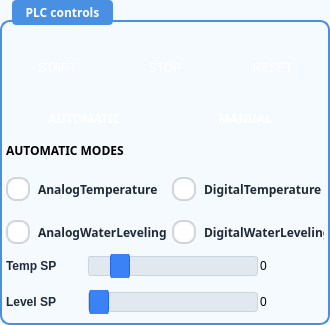
                <widget class="QGroupBox" name="groupBox_plcPidTankValveControl_2">
                 <property name="sizePolicy">
                  <sizepolicy hsizetype="Fixed" vsizetype="Expanding">
                   <horstretch>0</horstretch>
                   <verstretch>0</verstretch>
                  </sizepolicy>
                 </property>
                 <property name="minimumSize">
                  <size>
                   <width>330</width>
                   <height>325</height>
                  </size>
                 </property>
                 <property name="maximumSize">
                  <size>
                   <width>300</width>
                   <height>700</height>
                  </size>
                 </property>
                 <property name="palette">
                  <palette>
                   <active>
                    <colorrole role="WindowText">
                     <brush brushstyle="SolidPattern">
                      <color alpha="255">
                       <red>30</red>
                       <green>41</green>
                       <blue>59</blue>
                      </color>
                     </brush>
                    </colorrole>
                    <colorrole role="Button">
                     <brush brushstyle="SolidPattern">
                      <color alpha="255">
                       <red>245</red>
                       <green>250</green>
                       <blue>255</blue>
                      </color>
                     </brush>
                    </colorrole>
                    <colorrole role="Text">
                     <brush brushstyle="SolidPattern">
                      <color alpha="255">
                       <red>30</red>
                       <green>41</green>
                       <blue>59</blue>
                      </color>
                     </brush>
                    </colorrole>
                    <colorrole role="ButtonText">
                     <brush brushstyle="SolidPattern">
                      <color alpha="255">
                       <red>30</red>
                       <green>41</green>
                       <blue>59</blue>
                      </color>
                     </brush>
                    </colorrole>
                    <colorrole role="Base">
                     <brush brushstyle="SolidPattern">
                      <color alpha="255">
                       <red>245</red>
                       <green>250</green>
                       <blue>255</blue>
                      </color>
                     </brush>
                    </colorrole>
                    <colorrole role="Window">
                     <brush brushstyle="SolidPattern">
                      <color alpha="255">
                       <red>245</red>
                       <green>250</green>
                       <blue>255</blue>
                      </color>
                     </brush>
                    </colorrole>
                   </active>
                   <inactive>
                    <colorrole role="WindowText">
                     <brush brushstyle="SolidPattern">
                      <color alpha="255">
                       <red>30</red>
                       <green>41</green>
                       <blue>59</blue>
                      </color>
                     </brush>
                    </colorrole>
                    <colorrole role="Button">
                     <brush brushstyle="SolidPattern">
                      <color alpha="255">
                       <red>245</red>
                       <green>250</green>
                       <blue>255</blue>
                      </color>
                     </brush>
                    </colorrole>
                    <colorrole role="Text">
                     <brush brushstyle="SolidPattern">
                      <color alpha="255">
                       <red>30</red>
                       <green>41</green>
                       <blue>59</blue>
                      </color>
                     </brush>
                    </colorrole>
                    <colorrole role="ButtonText">
                     <brush brushstyle="SolidPattern">
                      <color alpha="255">
                       <red>30</red>
                       <green>41</green>
                       <blue>59</blue>
                      </color>
                     </brush>
                    </colorrole>
                    <colorrole role="Base">
                     <brush brushstyle="SolidPattern">
                      <color alpha="255">
                       <red>245</red>
                       <green>250</green>
                       <blue>255</blue>
                      </color>
                     </brush>
                    </colorrole>
                    <colorrole role="Window">
                     <brush brushstyle="SolidPattern">
                      <color alpha="255">
                       <red>245</red>
                       <green>250</green>
                       <blue>255</blue>
                      </color>
                     </brush>
                    </colorrole>
                   </inactive>
                   <disabled>
                    <colorrole role="WindowText">
                     <brush brushstyle="SolidPattern">
                      <color alpha="255">
                       <red>30</red>
                       <green>41</green>
                       <blue>59</blue>
                      </color>
                     </brush>
                    </colorrole>
                    <colorrole role="Button">
                     <brush brushstyle="SolidPattern">
                      <color alpha="255">
                       <red>245</red>
                       <green>250</green>
                       <blue>255</blue>
                      </color>
                     </brush>
                    </colorrole>
                    <colorrole role="Text">
                     <brush brushstyle="SolidPattern">
                      <color alpha="255">
                       <red>30</red>
                       <green>41</green>
                       <blue>59</blue>
                      </color>
                     </brush>
                    </colorrole>
                    <colorrole role="ButtonText">
                     <brush brushstyle="SolidPattern">
                      <color alpha="255">
                       <red>30</red>
                       <green>41</green>
                       <blue>59</blue>
                      </color>
                     </brush>
                    </colorrole>
                    <colorrole role="Base">
                     <brush brushstyle="SolidPattern">
                      <color alpha="255">
                       <red>245</red>
                       <green>250</green>
                       <blue>255</blue>
                      </color>
                     </brush>
                    </colorrole>
                    <colorrole role="Window">
                     <brush brushstyle="SolidPattern">
                      <color alpha="255">
                       <red>245</red>
                       <green>250</green>
                       <blue>255</blue>
                      </color>
                     </brush>
                    </colorrole>
                   </disabled>
                  </palette>
                 </property>
                 <property name="font">
                  <font>
                   <family>Segoe UI,Arial,sans-serif</family>
                   <weight>62</weight>
                   <bold>true</bold>
                  </font>
                 </property>
                 <property name="styleSheet">
                  <string notr="true">QGroupBox {
  border: 1.5px solid #4a90e2;
  border-radius: 10px;
  margin-top: 20px;
  padding-top: 24px;
  background-color: #f5faff;
  font-weight: 500;
}

QGroupBox::title {
  subcontrol-origin: margin;
  subcontrol-position: top left;
  left: 12px;
  padding: 4px 12px;
  background-color: #4a90e2;
  color: #ffffff;
  border-radius: 4px;
  font-weight: 600;
  font-size 9pt;
}

/* Radio Button Container */
QRadioButton {
    spacing: 8px;
    color: #1f2937;
    font-weight: 500;
}

/* Radio Button Indicator (Circle) */
QRadioButton::indicator {
    width: 20px;
    height: 20px;
    border-radius: 10px;
    border: 2px solid #d1d5db;
    background-color: white;
}

/* Hover State */
QRadioButton::indicator:hover {
    border: 2px solid #3b82f6;
    background-color: qlineargradient(spread:pad, x1:0, y1:0, x2:0, y2:1,
        stop:0 rgba(255, 255, 255, 255),
        stop:1 rgba(239, 246, 255, 255));
}

/* Checked State */
QRadioButton::indicator:checked {
    border: 2px solid #3b82f6;
    background-color: qlineargradient(spread:pad, x1:0, y1:0, x2:0, y2:1,
        stop:0 rgba(96, 165, 250, 255),
        stop:0.5 rgba(59, 130, 246, 255),
        stop:1 rgba(37, 99, 235, 255));
}

/* Checked Hover State */
QRadioButton::indicator:checked:hover {
    border: 2px solid #2563eb;
    background-color: qlineargradient(spread:pad, x1:0, y1:0, x2:0, y2:1,
        stop:0 rgba(147, 197, 253, 255),
        stop:0.5 rgba(96, 165, 250, 255),
        stop:1 rgba(59, 130, 246, 255));
}

/* Pressed State */
QRadioButton::indicator:pressed {
    border: 2px solid #1d4ed8;
    background-color: qlineargradient(spread:pad, x1:0, y1:0, x2:0, y2:1,
        stop:0 rgba(29, 78, 216, 255),
        stop:0.5 rgba(30, 64, 175, 255),
        stop:1 rgba(23, 37, 84, 255));
}

/* Disabled State */
QRadioButton::indicator:disabled {
    border: 2px solid #e5e7eb;
    background-color: #f3f4f6;
}

QRadioButton:disabled {
    color: #9ca3af;
}</string>
                 </property>
                 <property name="title">
                  <string>PLC controls</string>
                 </property>
                 <layout class="QVBoxLayout" name="verticalLayout_9">
                  <property name="spacing">
                   <number>4</number>
                  </property>
                  <property name="leftMargin">
                   <number>4</number>
                  </property>
                  <property name="topMargin">
                   <number>0</number>
                  </property>
                  <property name="rightMargin">
                   <number>4</number>
                  </property>
                  <property name="bottomMargin">
                   <number>4</number>
                  </property>
                  <item>
                   <layout class="QHBoxLayout" name="startstopresetPidTankValve">
                    <item>
                     <widget class="QPushButton" name="pushButton_PidValveStart">
                      <property name="sizePolicy">
                       <sizepolicy hsizetype="Expanding" vsizetype="Fixed">
                        <horstretch>0</horstretch>
                        <verstretch>0</verstretch>
                       </sizepolicy>
                      </property>
                      <property name="minimumSize">
                       <size>
                        <width>0</width>
                        <height>44</height>
                       </size>
                      </property>
                      <property name="styleSheet">
                       <string notr="true">/* Groen */
QPushButton {
    background-color: qlineargradient(spread:pad, x1:0, y1:0, x2:1, y2:0, 
        stop:0 rgba(16, 185, 129, 255), 
        stop:1 rgba(52, 211, 153, 255));
    color: white;
    border: none;
    border-radius: 8px;
    padding: 12px;
}

QPushButton:hover {
    background-color: qlineargradient(spread:pad, x1:0, y1:0, x2:0, y2:1, 
        stop:0 rgba(110, 231, 183, 255), 
        stop:0.5 rgba(52, 211, 153, 255), 
        stop:1 rgba(16, 185, 129, 255));
}

QPushButton:pressed {
    background-color: qlineargradient(spread:pad, x1:0, y1:0, x2:0, y2:1, 
        stop:0 rgba(5, 150, 105, 255), 
        stop:0.5 rgba(4, 120, 87, 255), 
        stop:1 rgba(6, 78, 59, 255));
}</string>
                      </property>
                      <property name="text">
                       <string>START</string>
                      </property>
                     </widget>
                    </item>
                    <item>
                     <widget class="QPushButton" name="pushButton_PidValveStop">
                      <property name="sizePolicy">
                       <sizepolicy hsizetype="Expanding" vsizetype="Fixed">
                        <horstretch>0</horstretch>
                        <verstretch>0</verstretch>
                       </sizepolicy>
                      </property>
                      <property name="minimumSize">
                       <size>
                        <width>0</width>
                        <height>44</height>
                       </size>
                      </property>
                      <property name="styleSheet">
                       <string notr="true">QPushButton {
    background-color: qlineargradient(spread:pad, x1:0, y1:0, x2:1, y2:0, 
        stop:0 rgba(220, 38, 38, 255), 
        stop:1 rgba(239, 68, 68, 255));
    color: white;
    border: none;
    border-radius: 8px;
    padding: 12px;
}

QPushButton:hover {
    background-color: qlineargradient(spread:pad, x1:0, y1:0, x2:0, y2:1, 
        stop:0 rgba(248, 113, 113, 255), 
        stop:0.5 rgba(239, 68, 68, 255), 
        stop:1 rgba(220, 38, 38, 255));
}

QPushButton:pressed {
    background-color: qlineargradient(spread:pad, x1:0, y1:0, x2:0, y2:1, 
        stop:0 rgba(185, 28, 28, 255), 
        stop:0.5 rgba(153, 27, 27, 255), 
        stop:1 rgba(127, 29, 29, 255));
}</string>
                      </property>
                      <property name="text">
                       <string>STOP</string>
                      </property>
                     </widget>
                    </item>
                    <item>
                     <widget class="QPushButton" name="pushButton_PidValveReset">
                      <property name="sizePolicy">
                       <sizepolicy hsizetype="Expanding" vsizetype="Fixed">
                        <horstretch>0</horstretch>
                        <verstretch>0</verstretch>
                       </sizepolicy>
                      </property>
                      <property name="minimumSize">
                       <size>
                        <width>0</width>
                        <height>44</height>
                       </size>
                      </property>
                      <property name="styleSheet">
                       <string notr="true">/* Blauw */
QPushButton {
    background-color: qlineargradient(spread:pad, x1:0, y1:0, x2:1, y2:0, 
        stop:0 rgba(37, 99, 235, 255), 
        stop:1 rgba(59, 130, 246, 255));
    color: white;
    border: none;
    border-radius: 8px;
    padding: 12px;
}

QPushButton:hover {
    background-color: qlineargradient(spread:pad, x1:0, y1:0, x2:0, y2:1, 
        stop:0 rgba(96, 165, 250, 255), 
        stop:0.5 rgba(59, 130, 246, 255), 
        stop:1 rgba(37, 99, 235, 255));
}

QPushButton:pressed {
    background-color: qlineargradient(spread:pad, x1:0, y1:0, x2:0, y2:1, 
        stop:0 rgba(29, 78, 216, 255), 
        stop:0.5 rgba(30, 64, 175, 255), 
        stop:1 rgba(23, 37, 84, 255));
}</string>
                      </property>
                      <property name="text">
                       <string>RESET</string>
                      </property>
                     </widget>
                    </item>
                   </layout>
                  </item>
                  <item>
                   <layout class="QHBoxLayout" name="ManAutoPidTankValve">
                    <item>
                     <layout class="QHBoxLayout" name="horizontalLayout_22">
                      <item>
                       <widget class="QPushButton" name="pushButton_PidValveAuto">
                        <property name="sizePolicy">
                         <sizepolicy hsizetype="Expanding" vsizetype="Expanding">
                          <horstretch>0</horstretch>
                          <verstretch>0</verstretch>
                         </sizepolicy>
                        </property>
                        <property name="minimumSize">
                         <size>
                          <width>0</width>
                          <height>44</height>
                         </size>
                        </property>
                        <property name="maximumSize">
                         <size>
                          <width>200</width>
                          <height>40</height>
                         </size>
                        </property>
                        <property name="font">
                         <font>
                          <family>Segoe UI,Arial,sans-serif</family>
                          <weight>75</weight>
                          <bold>true</bold>
                         </font>
                        </property>
                        <property name="styleSheet">
                         <string notr="true">/* Blauw */
QPushButton {
    background-color: qlineargradient(spread:pad, x1:0, y1:0, x2:1, y2:0, 
        stop:0 rgba(37, 99, 235, 255), 
        stop:1 rgba(59, 130, 246, 255));
    color: white;
    border: none;
    border-radius: 8px;
    padding: 12px;
}

QPushButton:hover {
    background-color: qlineargradient(spread:pad, x1:0, y1:0, x2:0, y2:1, 
        stop:0 rgba(96, 165, 250, 255), 
        stop:0.5 rgba(59, 130, 246, 255), 
        stop:1 rgba(37, 99, 235, 255));
}

QPushButton:pressed {
    background-color: qlineargradient(spread:pad, x1:0, y1:0, x2:0, y2:1, 
        stop:0 rgba(29, 78, 216, 255), 
        stop:0.5 rgba(30, 64, 175, 255), 
        stop:1 rgba(23, 37, 84, 255));
}</string>
                        </property>
                        <property name="text">
                         <string>AUTOMATIC</string>
                        </property>
                        <property name="iconSize">
                         <size>
                          <width>60</width>
                          <height>60</height>
                         </size>
                        </property>
                        <property name="checkable">
                         <bool>false</bool>
                        </property>
                        <property name="autoExclusive">
                         <bool>false</bool>
                        </property>
                       </widget>
                      </item>
                      <item>
                       <widget class="QPushButton" name="pushButton_PidValveMan">
                        <property name="sizePolicy">
                         <sizepolicy hsizetype="Expanding" vsizetype="Expanding">
                          <horstretch>0</horstretch>
                          <verstretch>0</verstretch>
                         </sizepolicy>
                        </property>
                        <property name="minimumSize">
                         <size>
                          <width>80</width>
                          <height>44</height>
                         </size>
                        </property>
                        <property name="maximumSize">
                         <size>
                          <width>200</width>
                          <height>40</height>
                         </size>
                        </property>
                        <property name="font">
                         <font>
                          <family>Segoe UI,Arial,sans-serif</family>
                          <weight>75</weight>
                          <bold>true</bold>
                         </font>
                        </property>
                        <property name="styleSheet">
                         <string notr="true">/* Blauw */
QPushButton {
    background-color: qlineargradient(spread:pad, x1:0, y1:0, x2:1, y2:0, 
        stop:0 rgba(37, 99, 235, 255), 
        stop:1 rgba(59, 130, 246, 255));
    color: white;
    border: none;
    border-radius: 8px;
    padding: 12px;
}

QPushButton:hover {
    background-color: qlineargradient(spread:pad, x1:0, y1:0, x2:0, y2:1, 
        stop:0 rgba(96, 165, 250, 255), 
        stop:0.5 rgba(59, 130, 246, 255), 
        stop:1 rgba(37, 99, 235, 255));
}

QPushButton:pressed {
    background-color: qlineargradient(spread:pad, x1:0, y1:0, x2:0, y2:1, 
        stop:0 rgba(29, 78, 216, 255), 
        stop:0.5 rgba(30, 64, 175, 255), 
        stop:1 rgba(23, 37, 84, 255));
}</string>
                        </property>
                        <property name="text">
                         <string>MANUAL</string>
                        </property>
                        <property name="iconSize">
                         <size>
                          <width>60</width>
                          <height>60</height>
                         </size>
                        </property>
                        <property name="checkable">
                         <bool>false</bool>
                        </property>
                        <property name="autoExclusive">
                         <bool>false</bool>
                        </property>
                       </widget>
                      </item>
                     </layout>
                    </item>
                   </layout>
                  </item>
                  <item>
                   <layout class="QFormLayout" name="AutoModesPidTankValve">
                    <property name="verticalSpacing">
                     <number>2</number>
                    </property>
                    <item row="0" column="0" colspan="2">
                     <widget class="QLabel" name="label_67">
                      <property name="font">
                       <font>
                        <family>Segoe UI,Arial,sans-serif</family>
                        <weight>75</weight>
                        <bold>true</bold>
                       </font>
                      </property>
                      <property name="text">
                       <string>AUTOMATIC MODES </string>
                      </property>
                     </widget>
                    </item>
                    <item row="1" column="0">
                     <widget class="QRadioButton" name="radioButton_PidTankValveAItemp">
                      <property name="sizePolicy">
                       <sizepolicy hsizetype="Expanding" vsizetype="Expanding">
                        <horstretch>0</horstretch>
                        <verstretch>0</verstretch>
                       </sizepolicy>
                      </property>
                      <property name="minimumSize">
                       <size>
                        <width>60</width>
                        <height>26</height>
                       </size>
                      </property>
                      <property name="font">
                       <font>
                        <family>Segoe UI,Arial,sans-serif</family>
                        <weight>62</weight>
                        <bold>true</bold>
                       </font>
                      </property>
                      <property name="text">
                       <string>AnalogTemperature</string>
                      </property>
                     </widget>
                    </item>
                    <item row="1" column="1">
                     <widget class="QRadioButton" name="radioButton_PidTankValveDItemp">
                      <property name="sizePolicy">
                       <sizepolicy hsizetype="Expanding" vsizetype="Expanding">
                        <horstretch>0</horstretch>
                        <verstretch>0</verstretch>
                       </sizepolicy>
                      </property>
                      <property name="minimumSize">
                       <size>
                        <width>60</width>
                        <height>26</height>
                       </size>
                      </property>
                      <property name="font">
                       <font>
                        <family>Segoe UI,Arial,sans-serif</family>
                        <weight>62</weight>
                        <bold>true</bold>
                       </font>
                      </property>
                      <property name="text">
                       <string>DigitalTemperature</string>
                      </property>
                     </widget>
                    </item>
                    <item row="2" column="0">
                     <widget class="QRadioButton" name="radioButton_PidTankValveAIlevel">
                      <property name="sizePolicy">
                       <sizepolicy hsizetype="Expanding" vsizetype="Fixed">
                        <horstretch>0</horstretch>
                        <verstretch>0</verstretch>
                       </sizepolicy>
                      </property>
                      <property name="minimumSize">
                       <size>
                        <width>60</width>
                        <height>26</height>
                       </size>
                      </property>
                      <property name="font">
                       <font>
                        <family>Segoe UI,Arial,sans-serif</family>
                        <weight>62</weight>
                        <bold>true</bold>
                       </font>
                      </property>
                      <property name="text">
                       <string>AnalogWaterLeveling</string>
                      </property>
                     </widget>
                    </item>
                    <item row="2" column="1">
                     <widget class="QRadioButton" name="radioButton_PidTankValveDIlevel">
                      <property name="sizePolicy">
                       <sizepolicy hsizetype="Expanding" vsizetype="Fixed">
                        <horstretch>0</horstretch>
                        <verstretch>0</verstretch>
                       </sizepolicy>
                      </property>
                      <property name="minimumSize">
                       <size>
                        <width>60</width>
                        <height>26</height>
                       </size>
                      </property>
                      <property name="font">
                       <font>
                        <family>Segoe UI,Arial,sans-serif</family>
                        <weight>62</weight>
                        <bold>true</bold>
                       </font>
                      </property>
                      <property name="text">
                       <string>DigitalWaterLeveling</string>
                      </property>
                     </widget>
                    </item>
                   </layout>
                  </item>
                  <item>
                   <layout class="QVBoxLayout" name="SPSlidersPidTanKValve">
                    <property name="spacing">
                     <number>2</number>
                    </property>
                    <item>
                     <layout class="QHBoxLayout" name="horizontalLayout_9">
                      <item>
                       <widget class="QLabel" name="label_slider1_2">
                        <property name="minimumSize">
                         <size>
                          <width>80</width>
                          <height>0</height>
                         </size>
                        </property>
                        <property name="styleSheet">
                         <string notr="true">color: #1e293b; font-weight: 600;</string>
                        </property>
                        <property name="text">
                         <string>Temp SP</string>
                        </property>
                       </widget>
                      </item>
                      <item>
                       <widget class="QSlider" name="slider_PidTankTempSP">
                        <property name="minimumSize">
                         <size>
                          <width>170</width>
                          <height>24</height>
                         </size>
                        </property>
                        <property name="maximumSize">
                         <size>
                          <width>100</width>
                          <height>24</height>
                         </size>
                        </property>
                        <property name="styleSheet">
                         <string notr="true">
QSlider::groove:horizontal {
  border: 1px solid #cbd5e0;
  background: #e2e8f0;
  margin: 2px 0;
  border-radius: 3px;
}
QSlider::handle:horizontal {
  background: #3b82f6;
  border: 1px solid #2563eb;
  width: 18px;
  margin: -8px 0;
  border-radius: 9px;
}
QSlider::handle:horizontal:hover {
  background: #2563eb;
}
              </string>
                        </property>
                        <property name="minimum">
                         <number>-50</number>
                        </property>
                        <property name="maximum">
                         <number>300</number>
                        </property>
                        <property name="singleStep">
                         <number>5</number>
                        </property>
                        <property name="pageStep">
                         <number>1</number>
                        </property>
                        <property name="value">
                         <number>0</number>
                        </property>
                        <property name="orientation">
                         <enum>Qt::Horizontal</enum>
                        </property>
                        <property name="tickPosition">
                         <enum>QSlider::NoTicks</enum>
                        </property>
                        <property name="tickInterval">
                         <number>5</number>
                        </property>
                       </widget>
                      </item>
                      <item>
                       <widget class="QLabel" name="label_PidTankTempSP">
                        <property name="minimumSize">
                         <size>
                          <width>50</width>
                          <height>34</height>
                         </size>
                        </property>
                        <property name="styleSheet">
                         <string notr="true">
QSpinBox {
  background-color: #ffffff;
  border: 1px solid #cbd5e0;
  border-radius: 4px;
  padding: 4px 8px;
  color: #1e293b;
}
QSpinBox::up-button, QSpinBox::down-button {
  background-color: #f0f4f8;
  border: 1px solid #cbd5e0;
}
              </string>
                        </property>
                        <property name="text">
                         <string>0</string>
                        </property>
                       </widget>
                      </item>
                     </layout>
                    </item>
                    <item>
                     <layout class="QHBoxLayout" name="horizontalLayout_47">
                      <item>
                       <widget class="QLabel" name="label_slider1_3">
                        <property name="minimumSize">
                         <size>
                          <width>80</width>
                          <height>0</height>
                         </size>
                        </property>
                        <property name="styleSheet">
                         <string notr="true">color: #1e293b; font-weight: 600;</string>
                        </property>
                        <property name="text">
                         <string>Level SP</string>
                        </property>
                       </widget>
                      </item>
                      <item>
                       <widget class="QSlider" name="slider_PidTankLevelSP">
                        <property name="minimumSize">
                         <size>
                          <width>170</width>
                          <height>24</height>
                         </size>
                        </property>
                        <property name="maximumSize">
                         <size>
                          <width>100</width>
                          <height>24</height>
                         </size>
                        </property>
                        <property name="styleSheet">
                         <string notr="true">
QSlider::groove:horizontal {
  border: 1px solid #cbd5e0;
  background: #e2e8f0;
  margin: 2px 0;
  border-radius: 3px;
}
QSlider::handle:horizontal {
  background: #3b82f6;
  border: 1px solid #2563eb;
  width: 18px;
  margin: -8px 0;
  border-radius: 9px;
}
QSlider::handle:horizontal:hover {
  background: #2563eb;
}
              </string>
                        </property>
                        <property name="minimum">
                         <number>0</number>
                        </property>
                        <property name="maximum">
                         <number>100</number>
                        </property>
                        <property name="pageStep">
                         <number>1</number>
                        </property>
                        <property name="value">
                         <number>0</number>
                        </property>
                        <property name="orientation">
                         <enum>Qt::Horizontal</enum>
                        </property>
                        <property name="tickPosition">
                         <enum>QSlider::TicksAbove</enum>
                        </property>
                        <property name="tickInterval">
                         <number>10</number>
                        </property>
                       </widget>
                      </item>
                      <item>
                       <widget class="QLabel" name="label_PidTankLevelSP">
                        <property name="minimumSize">
                         <size>
                          <width>50</width>
                          <height>34</height>
                         </size>
                        </property>
                        <property name="styleSheet">
                         <string notr="true">
QSpinBox {
  background-color: #ffffff;
  border: 1px solid #cbd5e0;
  border-radius: 4px;
  padding: 4px 8px;
  color: #1e293b;
}
QSpinBox::up-button, QSpinBox::down-button {
  background-color: #f0f4f8;
  border: 1px solid #cbd5e0;
}
              </string>
                        </property>
                        <property name="text">
                         <string>0</string>
                        </property>
                       </widget>
                      </item>
                     </layout>
                    </item>
                   </layout>
                  </item>
                 </layout>
                </widget>
